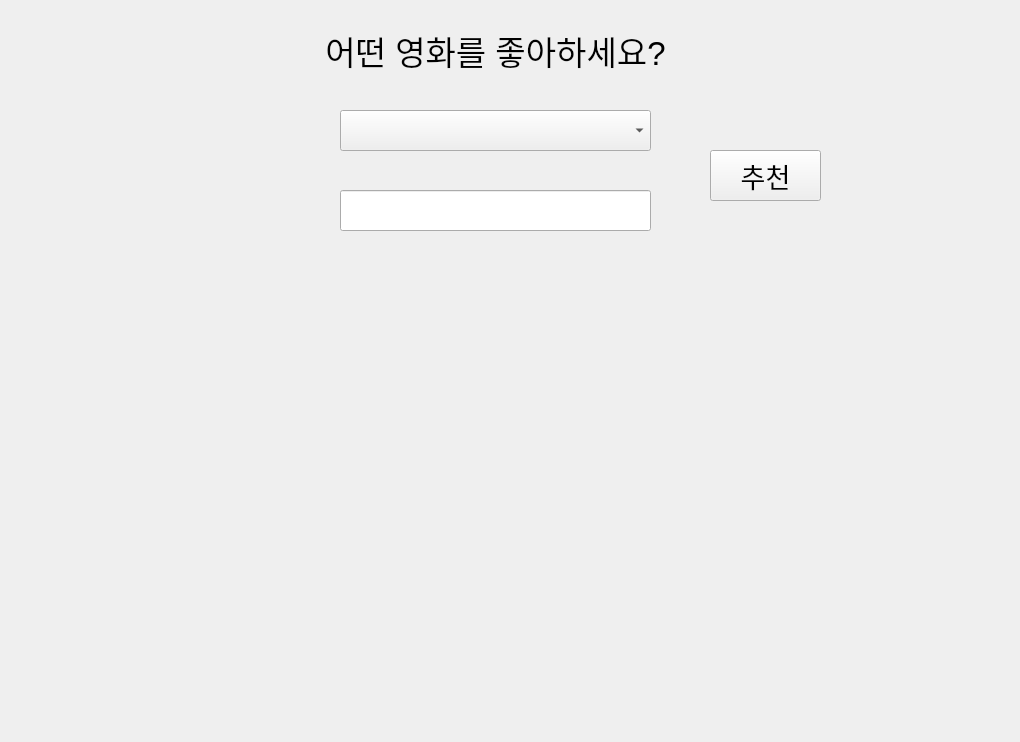
<?xml version="1.0" encoding="UTF-8"?>
<ui version="4.0">
 <class>Form</class>
 <widget class="QWidget" name="Form">
  <property name="geometry">
   <rect>
    <x>0</x>
    <y>0</y>
    <width>1020</width>
    <height>742</height>
   </rect>
  </property>
  <property name="windowTitle">
   <string>Form</string>
  </property>
  <widget class="QLabel" name="label">
   <property name="geometry">
    <rect>
     <x>320</x>
     <y>20</y>
     <width>351</width>
     <height>61</height>
    </rect>
   </property>
   <property name="font">
    <font>
     <pointsize>25</pointsize>
    </font>
   </property>
   <property name="text">
    <string>어떤 영화를 좋아하세요?</string>
   </property>
   <property name="alignment">
    <set>Qt::AlignCenter</set>
   </property>
  </widget>
  <widget class="QComboBox" name="cb_title">
   <property name="geometry">
    <rect>
     <x>340</x>
     <y>110</y>
     <width>311</width>
     <height>41</height>
    </rect>
   </property>
  </widget>
  <widget class="QLineEdit" name="le_keyword">
   <property name="geometry">
    <rect>
     <x>340</x>
     <y>190</y>
     <width>311</width>
     <height>41</height>
    </rect>
   </property>
   <property name="font">
    <font>
     <pointsize>15</pointsize>
    </font>
   </property>
  </widget>
  <widget class="QPushButton" name="btn_recommend">
   <property name="geometry">
    <rect>
     <x>710</x>
     <y>150</y>
     <width>111</width>
     <height>51</height>
    </rect>
   </property>
   <property name="font">
    <font>
     <pointsize>20</pointsize>
    </font>
   </property>
   <property name="text">
    <string>추천</string>
   </property>
  </widget>
  <widget class="QLabel" name="lb_recommendation">
   <property name="geometry">
    <rect>
     <x>150</x>
     <y>280</y>
     <width>701</width>
     <height>351</height>
    </rect>
   </property>
   <property name="font">
    <font>
     <pointsize>15</pointsize>
    </font>
   </property>
   <property name="text">
    <string/>
   </property>
   <property name="alignment">
    <set>Qt::AlignCenter</set>
   </property>
  </widget>
 </widget>
 <resources/>
 <connections/>
</ui>
